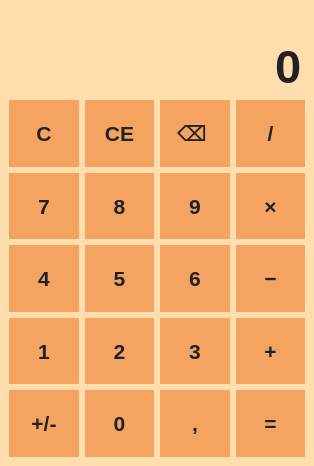
<?xml version="1.0" encoding="UTF-8"?>
<ui version="4.0">
 <class>MainWindow</class>
 <widget class="QMainWindow" name="MainWindow">
  <property name="geometry">
   <rect>
    <x>0</x>
    <y>0</y>
    <width>314</width>
    <height>466</height>
   </rect>
  </property>
  <property name="windowTitle">
   <string>Котокалькулятор</string>
  </property>
  <property name="windowIcon">
   <iconset resource="picture.qrc">
    <normaloff>:/icon/котовое.png</normaloff>:/icon/котовое.png</iconset>
  </property>
  <property name="styleSheet">
   <string notr="true">QWidget {
	background-color: #FFDEAD;
	font-family: 'Montserrat';
	font-size: 16pt;
	font-weight: 600;
	color: #212121;
}


QPushButton {
	background-color: #F4A460;
	border: none;
}

QPushButton:hover {
	background-color: #f7b77e;
}

QPushButton:pressed {
	background-color: #CD853F;
}



</string>
  </property>
  <widget class="QWidget" name="centralwidget">
   <layout class="QVBoxLayout" name="verticalLayout">
    <item>
     <widget class="QLabel" name="label">
      <property name="sizePolicy">
       <sizepolicy hsizetype="Preferred" vsizetype="Maximum">
        <horstretch>0</horstretch>
        <verstretch>0</verstretch>
       </sizepolicy>
      </property>
      <property name="styleSheet">
       <string notr="true">color: #696969;</string>
      </property>
      <property name="text">
       <string/>
      </property>
      <property name="alignment">
       <set>Qt::AlignmentFlag::AlignRight|Qt::AlignmentFlag::AlignTrailing|Qt::AlignmentFlag::AlignVCenter</set>
      </property>
     </widget>
    </item>
    <item>
     <widget class="QLineEdit" name="line_edit">
      <property name="sizePolicy">
       <sizepolicy hsizetype="Expanding" vsizetype="Maximum">
        <horstretch>0</horstretch>
        <verstretch>0</verstretch>
       </sizepolicy>
      </property>
      <property name="layoutDirection">
       <enum>Qt::LayoutDirection::LeftToRight</enum>
      </property>
      <property name="styleSheet">
       <string notr="true">font-size: 35pt;
border: none;</string>
      </property>
      <property name="text">
       <string>0</string>
      </property>
      <property name="alignment">
       <set>Qt::AlignmentFlag::AlignRight|Qt::AlignmentFlag::AlignTrailing|Qt::AlignmentFlag::AlignVCenter</set>
      </property>
      <property name="readOnly">
       <bool>true</bool>
      </property>
     </widget>
    </item>
    <item>
     <layout class="QGridLayout" name="gridLayout">
      <item row="1" column="0">
       <widget class="QPushButton" name="but_7">
        <property name="sizePolicy">
         <sizepolicy hsizetype="Minimum" vsizetype="Expanding">
          <horstretch>0</horstretch>
          <verstretch>0</verstretch>
         </sizepolicy>
        </property>
        <property name="text">
         <string>7</string>
        </property>
        <property name="shortcut">
         <string>7</string>
        </property>
       </widget>
      </item>
      <item row="2" column="0">
       <widget class="QPushButton" name="but_4">
        <property name="sizePolicy">
         <sizepolicy hsizetype="Minimum" vsizetype="Expanding">
          <horstretch>0</horstretch>
          <verstretch>0</verstretch>
         </sizepolicy>
        </property>
        <property name="text">
         <string>4</string>
        </property>
        <property name="shortcut">
         <string>4</string>
        </property>
       </widget>
      </item>
      <item row="0" column="0">
       <widget class="QPushButton" name="but_clear">
        <property name="sizePolicy">
         <sizepolicy hsizetype="Minimum" vsizetype="Expanding">
          <horstretch>0</horstretch>
          <verstretch>0</verstretch>
         </sizepolicy>
        </property>
        <property name="text">
         <string>C</string>
        </property>
       </widget>
      </item>
      <item row="3" column="0">
       <widget class="QPushButton" name="but_1">
        <property name="sizePolicy">
         <sizepolicy hsizetype="Minimum" vsizetype="Expanding">
          <horstretch>0</horstretch>
          <verstretch>0</verstretch>
         </sizepolicy>
        </property>
        <property name="text">
         <string>1</string>
        </property>
        <property name="shortcut">
         <string>1</string>
        </property>
       </widget>
      </item>
      <item row="4" column="1">
       <widget class="QPushButton" name="but_0">
        <property name="sizePolicy">
         <sizepolicy hsizetype="Minimum" vsizetype="Expanding">
          <horstretch>0</horstretch>
          <verstretch>0</verstretch>
         </sizepolicy>
        </property>
        <property name="text">
         <string>0</string>
        </property>
        <property name="shortcut">
         <string>0</string>
        </property>
       </widget>
      </item>
      <item row="4" column="0">
       <widget class="QPushButton" name="but_sign">
        <property name="sizePolicy">
         <sizepolicy hsizetype="Minimum" vsizetype="Expanding">
          <horstretch>0</horstretch>
          <verstretch>0</verstretch>
         </sizepolicy>
        </property>
        <property name="text">
         <string>+/-</string>
        </property>
       </widget>
      </item>
      <item row="4" column="2">
       <widget class="QPushButton" name="but_tochka">
        <property name="sizePolicy">
         <sizepolicy hsizetype="Minimum" vsizetype="Expanding">
          <horstretch>0</horstretch>
          <verstretch>0</verstretch>
         </sizepolicy>
        </property>
        <property name="text">
         <string>,</string>
        </property>
        <property name="shortcut">
         <string>,</string>
        </property>
       </widget>
      </item>
      <item row="4" column="3">
       <widget class="QPushButton" name="but_rez">
        <property name="sizePolicy">
         <sizepolicy hsizetype="Minimum" vsizetype="Expanding">
          <horstretch>0</horstretch>
          <verstretch>0</verstretch>
         </sizepolicy>
        </property>
        <property name="text">
         <string>=</string>
        </property>
        <property name="shortcut">
         <string>=</string>
        </property>
       </widget>
      </item>
      <item row="3" column="1">
       <widget class="QPushButton" name="but_2">
        <property name="sizePolicy">
         <sizepolicy hsizetype="Minimum" vsizetype="Expanding">
          <horstretch>0</horstretch>
          <verstretch>0</verstretch>
         </sizepolicy>
        </property>
        <property name="text">
         <string>2</string>
        </property>
        <property name="shortcut">
         <string>2</string>
        </property>
       </widget>
      </item>
      <item row="2" column="1">
       <widget class="QPushButton" name="but_5">
        <property name="sizePolicy">
         <sizepolicy hsizetype="Minimum" vsizetype="Expanding">
          <horstretch>0</horstretch>
          <verstretch>0</verstretch>
         </sizepolicy>
        </property>
        <property name="text">
         <string>5</string>
        </property>
        <property name="shortcut">
         <string>5</string>
        </property>
       </widget>
      </item>
      <item row="1" column="1">
       <widget class="QPushButton" name="but_8">
        <property name="sizePolicy">
         <sizepolicy hsizetype="Minimum" vsizetype="Expanding">
          <horstretch>0</horstretch>
          <verstretch>0</verstretch>
         </sizepolicy>
        </property>
        <property name="text">
         <string>8</string>
        </property>
        <property name="shortcut">
         <string>8</string>
        </property>
       </widget>
      </item>
      <item row="0" column="1">
       <widget class="QPushButton" name="but_ce">
        <property name="sizePolicy">
         <sizepolicy hsizetype="Minimum" vsizetype="Expanding">
          <horstretch>0</horstretch>
          <verstretch>0</verstretch>
         </sizepolicy>
        </property>
        <property name="text">
         <string>CE</string>
        </property>
        <property name="shortcut">
         <string>Del</string>
        </property>
       </widget>
      </item>
      <item row="0" column="2">
       <widget class="QPushButton" name="but_backspace">
        <property name="sizePolicy">
         <sizepolicy hsizetype="Minimum" vsizetype="Expanding">
          <horstretch>0</horstretch>
          <verstretch>0</verstretch>
         </sizepolicy>
        </property>
        <property name="text">
         <string>⌫ </string>
        </property>
        <property name="shortcut">
         <string>Backspace</string>
        </property>
       </widget>
      </item>
      <item row="0" column="3">
       <widget class="QPushButton" name="but_div">
        <property name="sizePolicy">
         <sizepolicy hsizetype="Minimum" vsizetype="Expanding">
          <horstretch>0</horstretch>
          <verstretch>0</verstretch>
         </sizepolicy>
        </property>
        <property name="text">
         <string>/</string>
        </property>
        <property name="shortcut">
         <string>/</string>
        </property>
       </widget>
      </item>
      <item row="1" column="3">
       <widget class="QPushButton" name="but_multi">
        <property name="sizePolicy">
         <sizepolicy hsizetype="Minimum" vsizetype="Expanding">
          <horstretch>0</horstretch>
          <verstretch>0</verstretch>
         </sizepolicy>
        </property>
        <property name="text">
         <string>×</string>
        </property>
        <property name="shortcut">
         <string>*</string>
        </property>
       </widget>
      </item>
      <item row="1" column="2">
       <widget class="QPushButton" name="but_9">
        <property name="sizePolicy">
         <sizepolicy hsizetype="Minimum" vsizetype="Expanding">
          <horstretch>0</horstretch>
          <verstretch>0</verstretch>
         </sizepolicy>
        </property>
        <property name="text">
         <string>9</string>
        </property>
        <property name="shortcut">
         <string>9</string>
        </property>
       </widget>
      </item>
      <item row="2" column="2">
       <widget class="QPushButton" name="but_6">
        <property name="sizePolicy">
         <sizepolicy hsizetype="Minimum" vsizetype="Expanding">
          <horstretch>0</horstretch>
          <verstretch>0</verstretch>
         </sizepolicy>
        </property>
        <property name="text">
         <string>6</string>
        </property>
        <property name="shortcut">
         <string>6</string>
        </property>
       </widget>
      </item>
      <item row="2" column="3">
       <widget class="QPushButton" name="but_min">
        <property name="sizePolicy">
         <sizepolicy hsizetype="Minimum" vsizetype="Expanding">
          <horstretch>0</horstretch>
          <verstretch>0</verstretch>
         </sizepolicy>
        </property>
        <property name="text">
         <string>−</string>
        </property>
        <property name="shortcut">
         <string>-</string>
        </property>
       </widget>
      </item>
      <item row="3" column="3">
       <widget class="QPushButton" name="but_plus">
        <property name="sizePolicy">
         <sizepolicy hsizetype="Minimum" vsizetype="Expanding">
          <horstretch>0</horstretch>
          <verstretch>0</verstretch>
         </sizepolicy>
        </property>
        <property name="text">
         <string>+</string>
        </property>
        <property name="shortcut">
         <string>+</string>
        </property>
       </widget>
      </item>
      <item row="3" column="2">
       <widget class="QPushButton" name="but_3">
        <property name="sizePolicy">
         <sizepolicy hsizetype="Minimum" vsizetype="Expanding">
          <horstretch>0</horstretch>
          <verstretch>0</verstretch>
         </sizepolicy>
        </property>
        <property name="text">
         <string>3</string>
        </property>
        <property name="shortcut">
         <string>3</string>
        </property>
       </widget>
      </item>
     </layout>
    </item>
   </layout>
  </widget>
 </widget>
 <resources>
  <include location="picture.qrc"/>
 </resources>
 <connections/>
</ui>
